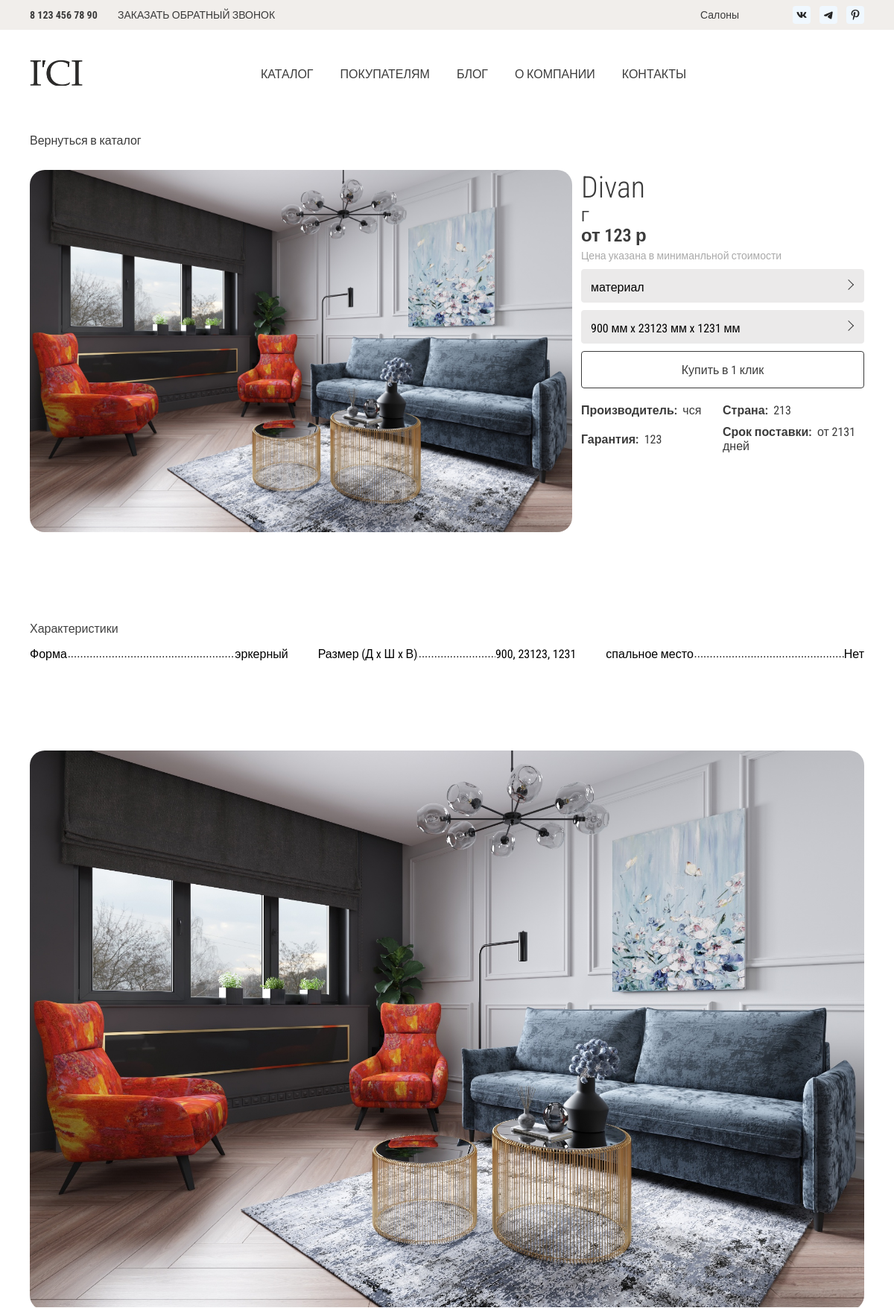
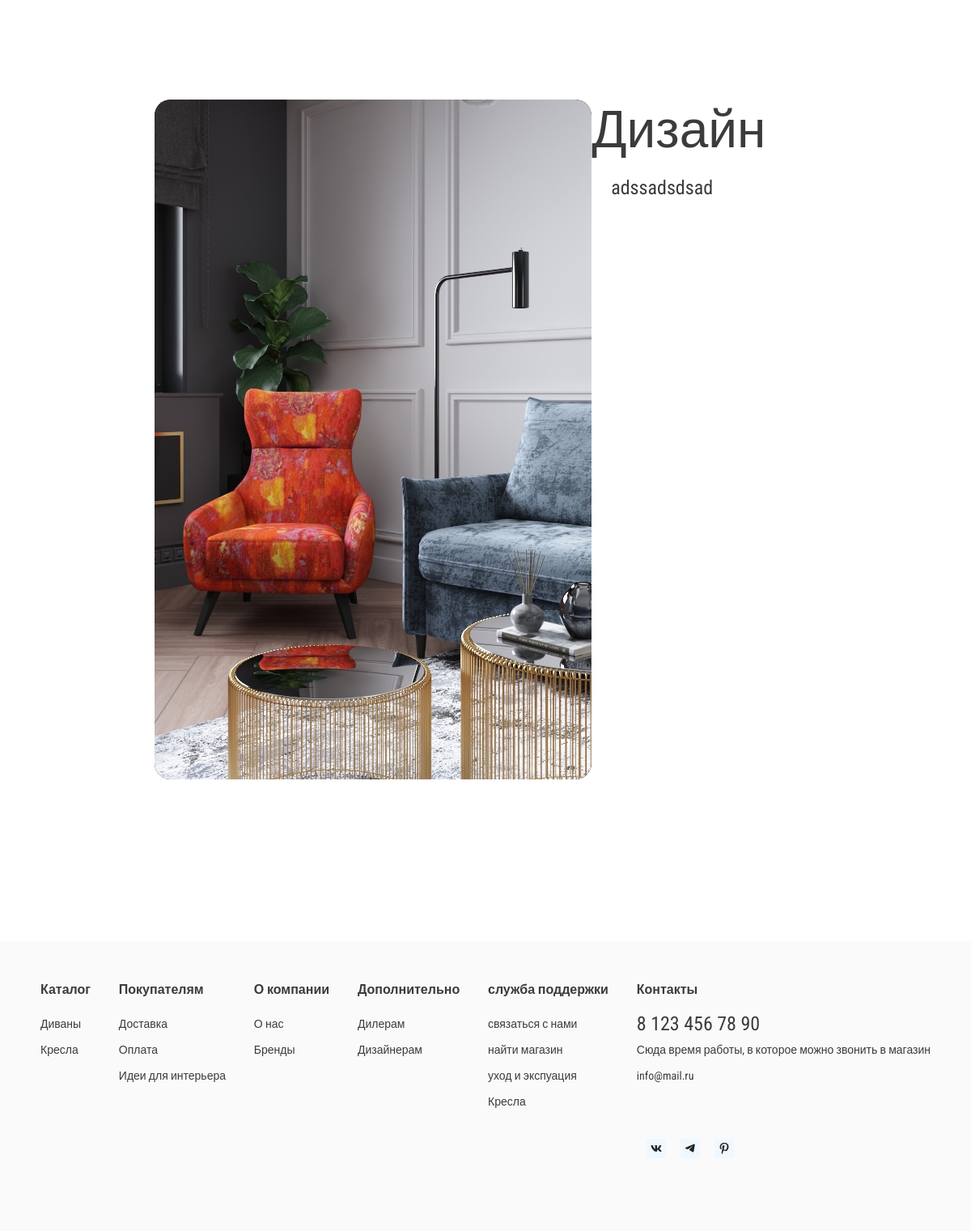
The app's page /store/Диваны/Divan with its own data (2 pictures, top to bottom).
### icistore/models.py (models this page shows, shortened)
class Product(models.Model):
    title = models.CharField(max_length=200, verbose_name="Название", unique=True)
    subtitle = models.ForeignKey(Type, on_delete=models.CASCADE, null=True ,blank=True, verbose_name="Вид")
    description = models.TextField(blank=True, null=True, verbose_name="описание")
    meta_description = models.TextField(blank=True, null=True, verbose_name="SEO описание")
    meta_keywords = models.CharField(max_length=255, blank=True, null=True, verbose_name="SEO ключеве слова")
    category = models.ForeignKey(Category, on_delete=models.CASCADE, verbose_name="Категория", null=True, blank=True)
    materials = models.ManyToManyField(Material, blank=True, verbose_name="Материал ткани",)
    images = models.ManyToManyField(ImageModel, blank=True, verbose_name="Фото", )
    form = models.ForeignKey(FormProduct, on_delete=models.CASCADE, verbose_name="Форма", null=True, blank=True)
    size = models.ForeignKey(Size, on_delete=models.CASCADE, verbose_name="Размер (Д x Ш x В)", null=True, blank=True)
    has_sleeper = models.ForeignKey(Sleeper, on_delete=models.CASCADE, verbose_name="спальное место", null=True, blank=True)
    appearance = models.ForeignKey(Appearance, on_delete=models.CASCADE, verbose_name="Форма спинки", null=True, blank=True)
    supports = models.ForeignKey(Supports, on_delete=models.CASCADE, verbose_name="Опоры", null=True, blank=True)
    armrests = models.ForeignKey(Armrests, on_delete=models.CASCADE, verbose_name="Подлокотники", null=True, blank=True)
    manufacturer = models.CharField(max_length=100, blank=True, verbose_name="Производитель")
    country = models.CharField(max_length=100, blank=True, verbose_name="Страна")
    delivery_days = models.IntegerField(default=0, verbose_name="Доставка в днях")
    warranty = models.CharField(max_length=100, blank=True, verbose_name="гарантия")
    price = models.IntegerField(default=False, blank=True, verbose_name="Цена")
    is_published = models.BooleanField(default=True, verbose_name="Опубликован")
    is_top_product = models.BooleanField(default=False, verbose_name="Популярный")
    class Meta:
        verbose_name = "Продукт"
        verbose_name_plural = "Продукты"
    def __str__(self):
        return f'{self.title}'

class ImageModel(models.Model):
    image = models.ImageField(upload_to=f"{timezone.now().year}/{timezone.now().month:02d}/{timezone.now().day:02d}")
    class Meta:
        verbose_name = "Картинка"
        verbose_name_plural = "Картинки"

class Type(models.Model):
    name = models.CharField(max_length=150 , verbose_name="Вид продукта")
    category = models.ForeignKey(Category, on_delete=models.CASCADE, verbose_name="Категория", blank=True)
    def __str__(self):
        return self.name
    class Meta:
        verbose_name = "Вид изделия"
        verbose_name_plural = "Вид изделия"

class Size(models.Model):
    sizeL = models.CharField(max_length=120, verbose_name="Длина")
    sizeW = models.CharField(max_length=120, verbose_name="Ширина")
    sizeH = models.CharField(max_length=120, verbose_name="Высота")
    category = models.ManyToManyField(Category, verbose_name="Категория",  blank=True)
    class Meta:
        verbose_name = "Габаритные размеры"
        verbose_name_plural = "Габаритные размеры"
    def __str__(self):
        return f"{self.sizeL}, {self.sizeW}, {self.sizeH}"

class FormProduct(models.Model):
    title = models.CharField(max_length=120, verbose_name="Форма")
    category = models.ManyToManyField(Category, verbose_name="Категория", blank=True)
    class Meta:
        verbose_name = "Форма"
        verbose_name_plural = "Форма"
    def __str__(self):
        return self.title

class Sleeper(models.Model):
    title = models.CharField(max_length=20,verbose_name="спальное место")
    category = models.ManyToManyField(Category, verbose_name="Категория",  blank=True)
    class Meta:
        verbose_name = "спальное место"
        verbose_name_plural = "спальное место"
    def __str__(self):
        return f"{self.title}"

class Category(models.Model):
    name = models.CharField(max_length=100, unique=True)
    images = models.ImageField( blank=True, verbose_name="Иконка категории", default="", null=True)
    class Meta:
        verbose_name = "Категория"
        verbose_name_plural = "Категории"
    def __str__(self):
        return self.name

### icistore/views.py (the view)
# urls.py: path('store/<str:category_name>/<str:product_name>', icidetail, name="detail"),
def icidetail(request, category_name ,product_name):
    product = get_object_or_404(Product, title=product_name)
    all_products = Product.objects.filter(subtitle=product.subtitle, category=product.category)
    data_dict = {
        'form': {
            'verbose_name': product._meta.get_field('form').verbose_name,
            'value': product.form
        },
        'size': {
            'verbose_name': product._meta.get_field('size').verbose_name,
            'value': product.size
        },
        'has_sleeper': {
            'verbose_name': product._meta.get_field('has_sleeper').verbose_name,
            'value': product.has_sleeper
        },
        'appearance': {
            'verbose_name': product._meta.get_field('appearance').verbose_name,
            'value': product.appearance
        },
        'supports': {
            'verbose_name': product._meta.get_field('supports').verbose_name,
            'value': product.supports
        },
        'armrests': {
            'verbose_name': product._meta.get_field('armrests').verbose_name,
            'value': product.armrests
        }
    }
    context = {
        'product': product,
        'data_dict' : data_dict
    }
    if len(all_products) > 1:
        context['allproducts'] = all_products
    print(context)
    return render(request, 'icistore/detail.html', context=context)

### icistore/context_processors.py (called while the page is built)
def categories(request):
    categories_list = Category.objects.all()  # Получаем список категорий
    return {'categories': categories_list}

### icistore/templates/icistore/detail.html (shortened to what this page needs)
{% extends 'base.html' %}
{% load static %}
{% block content %}
<main>
        <section class="back">
            <div class="wrapper">
                <a href="{% url 'store' category_name=product.category %}" class="back__link"><img src="" alt="">Вернуться в каталог</a>
            </div>
        </section>
        <section class="detail">
            <div class="wrapper">
                <div class="detail__wrapper">
                    <div class="detail__global-img">
                        {% if product.images.first %}
                                        <img src="{{ product.images.first.image.url }}" alt="{{ moreproduct.title }}" class="product__img">
                                    {% else %}
                                    <img src="{% static 'img/logow.png' %}" alt="Логотип" class="video-logo">
                        {% endif %}
                    </div>
                    <form action="$" class="detail__info">
                        <h1 class="detail__info-title">{{ product.title }}
                        </h1>
                        {% if product.subtitle %}
                        <p class="detail__info-subtitle">{{product.subtitle}}</p>
                        {% endif %}
                        <p class="detail__info-price">от {{product.price}} р</p>
                        <p class="detail__info-price-info">Цена указана в миниманльной стоимости</p>
                        {% if product.materials %}
                        <div id="material" class="detail__list-btn">материал</div>
                        {% endif %}
                        {% if product.size %}
                            <div id="size" class="detail__list-btn">{{ product.size.sizeL }} мм x {{ product.size.sizeW }} мм x {{ product.size.sizeH }}  мм</div>
                            {% endif %}
                        <div id="peopleO"  class="detail__btn">Купить в 1 клик</div>
                        <div class="detail__settings">
                            <div class="detail__settings-item"><span><b>Производитель: &nbsp;</b>{{ product.manufacturer }}</span></div>
                            <div class="detail__settings-item"><span><b>Страна: &nbsp;</b>{{ product.country }}</span></div>
                            <div class="detail__settings-item"><span><b>Гарантия: &nbsp;</b>{{ product.warranty }}</span></div>
                            <div class="detail__settings-item"><span><b>Срок поставки: &nbsp;</b>от {{ product.delivery_days }} дней</span></div>
                        </div>
                    </form>
                </div>
                {% if data_dict %}
                    <div class="detail__features">
                    <h2 class="detail__feature-title">Характеристики</h2>
                        <div class="feature-list">
                            {% for field, data in data_dict.items %}
                                {% if data.value %}
                                    <div class="feature-list__item">
                                        <span class="feature-text">{{ data.verbose_name }}</span>
                                        <span class="feature-text">{{ data.value }}</span>
                                    </div>
                                {% endif %}
                            {% endfor %}
                        </div>
                {% endif %}
                {% if product.images %}
                        <div class="detail__more">
                            {% for image in product.images.all %}
                                {% if product.images.last.image.url != image.image.url %}
                                    <div class="detail__photo"><img src="{{ image.image.url }}" alt="s"></div>
                                 {% endif %}
                                {% endfor %}
                                {% if product.images.last and product.description %}
                                <div class="detail__photo--design">
                                    <div class="detail__photo__img">
                                        <img src="{{ product.images.last.image.url }}" alt="">
                                    </div>
                                    <div class="detail__photo-col">
                                        <h3 class="title detai__photo-title">Дизайн</h3>
                                        <p class="desc">{{ product.description }}</p>
                                    </div>
                                </div>
                                {% endif %}
                            </div>
                   {% endif %}
                </div>
            </div>
        </section>
    </main>
{% endblock content %}

### templates/footer.html (shortened to what this page needs)
{% load static %}
 <footer class="footer">
    <div class="wrapper footer__wrapper">
        <div class="footer__col">
            <h4 class="title footer__title">Каталог</h4>
            {% for category in categories %}
                <a href="" class="footer__link">{{ category.name }}</a>
            {% endfor %}
        </div>
        <div class="footer__col">
            <h4 class="title footer__title">Покупателям</h4>
            <a href="" class="footer__link">Доставка</a>
            <a href="" class="footer__link">Оплата</a>
            <a href="" class="footer__link">Идеи для интерьера</a>
        </div>
        <div class="footer__col">
            <h4 class="title footer__title">О компании</h4>
            <a href="" class="footer__link">О нас</a>
            <a href="" class="footer__link">Бренды </a>
        </div>
        <div class="footer__col">
            <h4 class="title footer__title">Дополнительно</h4>
            <a href="" class="footer__link">Дилерам</a>
            <a href="" class="footer__link">Дизайнерам </a>
        </div>
        <div class="footer__col">
            <h4 class="title footer__title">служба поддержки</h4>
            <a href="" class="footer__link">связаться с нами</a>
            <a href="" class="footer__link">найти магазин</a>
            <a href="" class="footer__link">уход и экспуация</a>
            <a href="" class="footer__link">Кресла</a>
        </div>
        <div class="footer__col">
            <h4 class="title footer__title">Контакты</h4>
            <a href="" class="footer__link footer__link--phone">8 123 456 78 90</a>
            <a href="" class="footer__link">Сюда время работы, в которое можно
                звонить в магазин</a>
            <a href="" class="footer__link">info@mail.ru</a>
            <div class="social footer__social">
                <a href="#" class="social-link">
                    <img src="{% static 'img/social/vk.png' %}" alt="Социальные сети">
                </a>
                <a href="#" class="social-link">
                    <img src="{% static 'img/social/tg.png' %}" alt="Социальные сети">
                </a>
                <a href="#" class="social-link">
                    <img src="{% static 'img/social/pres.png' %}" alt="Социальные сети">
                </a>
            </div>
        </div>
    </div>
  </footer>

### records on screen
Product: images.first.image (picture), title "Divan", subtitle "Г", price "123", size.sizeL "900", size.sizeW "23123", size.sizeH "1231", manufacturer "чся", country "213", warranty "123", delivery_days "2131", images.last.image (picture), description "adssadsdsad"
FormProduct: verbose_name "Форма", value "эркерный"
Size: verbose_name "Размер (Д x Ш x В)", value "900, 23123, 1231"
Sleeper: verbose_name "спальное место", value "Нет"
ImageModel: image (picture)
Category: name "Диваны"
Category: name "Кресла"
